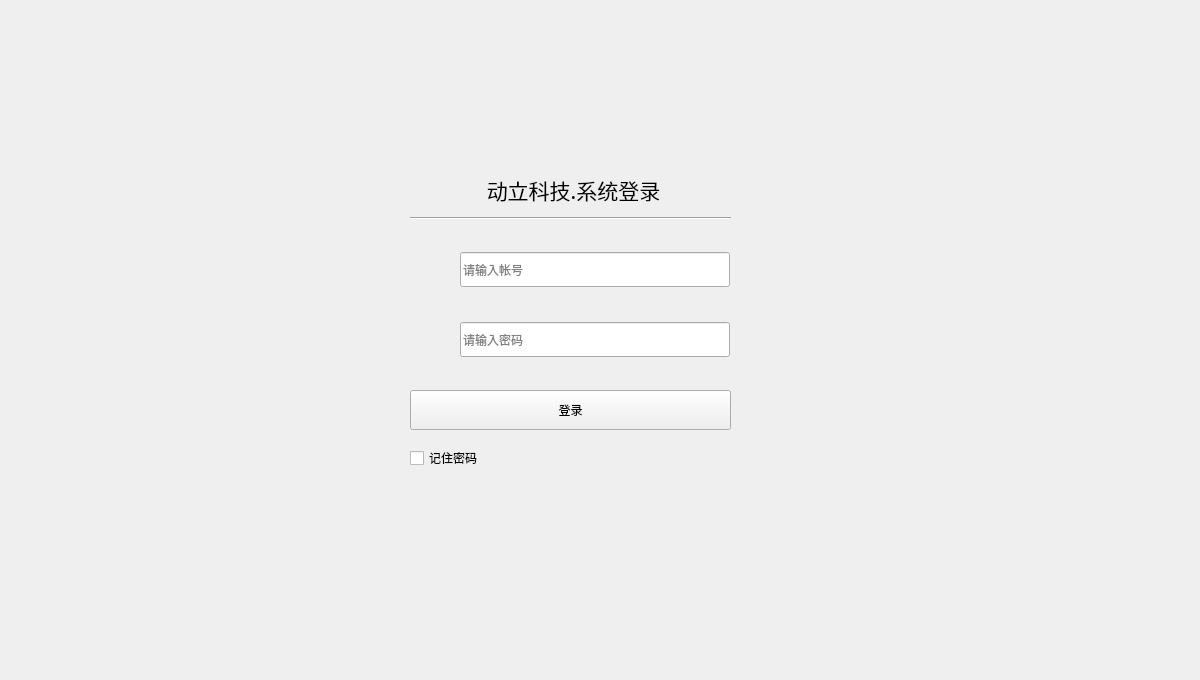
<?xml version="1.0" encoding="UTF-8"?>
<ui version="4.0">
 <class>frmMain</class>
 <widget class="QMainWindow" name="frmMain">
  <property name="geometry">
   <rect>
    <x>0</x>
    <y>0</y>
    <width>1200</width>
    <height>680</height>
   </rect>
  </property>
  <property name="sizePolicy">
   <sizepolicy hsizetype="Preferred" vsizetype="Preferred">
    <horstretch>0</horstretch>
    <verstretch>0</verstretch>
   </sizepolicy>
  </property>
  <property name="windowTitle">
   <string>系统登录</string>
  </property>
  <property name="styleSheet">
   <string notr="true"/>
  </property>
  <widget class="QWidget" name="centralwidget">
   <property name="styleSheet">
    <string notr="true"/>
   </property>
   <widget class="QWidget" name="loginWin" native="true">
    <property name="geometry">
     <rect>
      <x>390</x>
      <y>150</y>
      <width>361</width>
      <height>351</height>
     </rect>
    </property>
    <property name="styleSheet">
     <string notr="true">QWidget[objectName=&quot;loginWin&quot;]{
	background-image: url(:/images/images/login_win_bg1.png);
}</string>
    </property>
    <widget class="QToolButton" name="okButton">
     <property name="geometry">
      <rect>
       <x>20</x>
       <y>240</y>
       <width>321</width>
       <height>40</height>
      </rect>
     </property>
     <property name="cursor">
      <cursorShape>PointingHandCursor</cursorShape>
     </property>
     <property name="text">
      <string>登录</string>
     </property>
    </widget>
    <widget class="QWidget" name="widgetUser" native="true">
     <property name="geometry">
      <rect>
       <x>20</x>
       <y>100</y>
       <width>320</width>
       <height>40</height>
      </rect>
     </property>
     <widget class="QLineEdit" name="lineEditUser">
      <property name="geometry">
       <rect>
        <x>50</x>
        <y>2</y>
        <width>270</width>
        <height>35</height>
       </rect>
      </property>
      <property name="placeholderText">
       <string>请输入帐号</string>
      </property>
     </widget>
    </widget>
    <widget class="QWidget" name="widgetPwd" native="true">
     <property name="geometry">
      <rect>
       <x>20</x>
       <y>170</y>
       <width>320</width>
       <height>40</height>
      </rect>
     </property>
     <widget class="QLineEdit" name="lineEditPwd">
      <property name="geometry">
       <rect>
        <x>50</x>
        <y>2</y>
        <width>270</width>
        <height>35</height>
       </rect>
      </property>
      <property name="placeholderText">
       <string>请输入密码</string>
      </property>
     </widget>
    </widget>
    <widget class="QLabel" name="labelWelLine">
     <property name="geometry">
      <rect>
       <x>50</x>
       <y>110</y>
       <width>100</width>
       <height>5</height>
      </rect>
     </property>
     <property name="text">
      <string/>
     </property>
    </widget>
    <widget class="Line" name="line">
     <property name="geometry">
      <rect>
       <x>20</x>
       <y>60</y>
       <width>321</width>
       <height>16</height>
      </rect>
     </property>
     <property name="orientation">
      <enum>Qt::Horizontal</enum>
     </property>
    </widget>
    <widget class="QCheckBox" name="checkBox">
     <property name="geometry">
      <rect>
       <x>20</x>
       <y>300</y>
       <width>71</width>
       <height>16</height>
      </rect>
     </property>
     <property name="text">
      <string>记住密码</string>
     </property>
    </widget>
    <widget class="QLabel" name="label">
     <property name="geometry">
      <rect>
       <x>23</x>
       <y>19</y>
       <width>321</width>
       <height>41</height>
      </rect>
     </property>
     <property name="font">
      <font>
       <family>微软雅黑</family>
       <pointsize>16</pointsize>
       <weight>50</weight>
       <bold>false</bold>
      </font>
     </property>
     <property name="text">
      <string>动立科技.系统登录</string>
     </property>
     <property name="alignment">
      <set>Qt::AlignCenter</set>
     </property>
    </widget>
   </widget>
  </widget>
 </widget>
 <resources>
  <include location="res.qrc"/>
 </resources>
 <connections/>
</ui>
